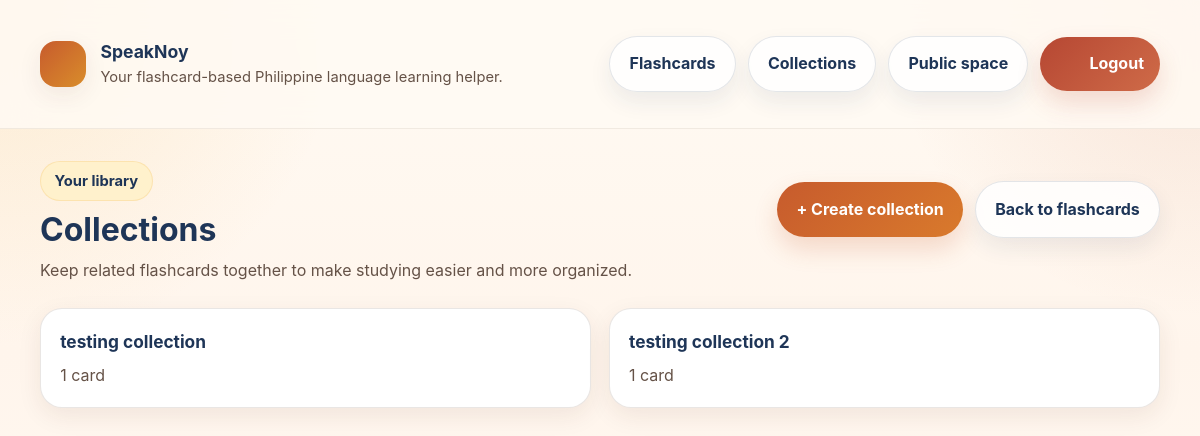
Before: /SpeakNoy/collections/ (signed in) with the older database file.
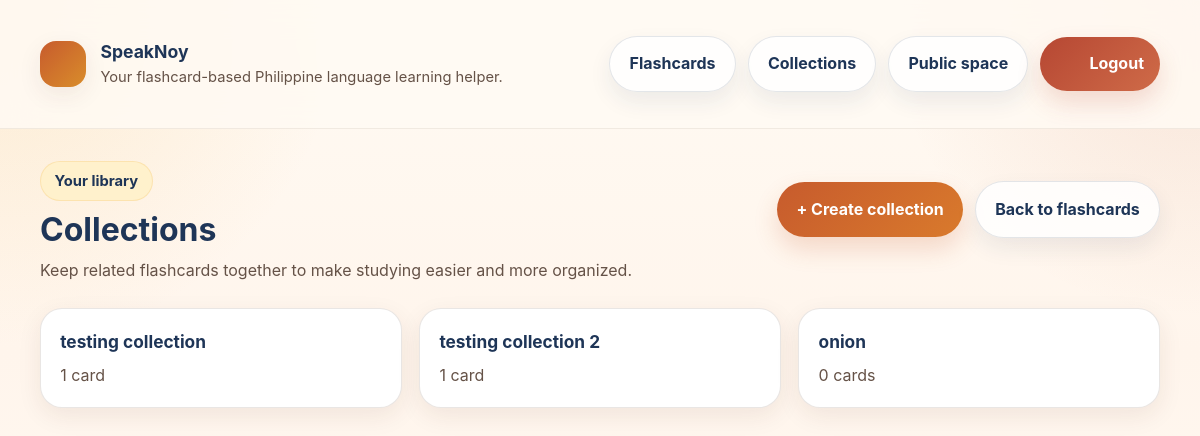
After: the same page with the newer database file.
### SpeakNoy/models.py (models this page shows, shortened)
class FlashcardCollection(models.Model):
    name = models.CharField(max_length=63)
    creator = models.ForeignKey(
        settings.AUTH_USER_MODEL,
        on_delete=models.CASCADE,
        null=True,
        blank=True
    )
    flashcards = models.ManyToManyField(
        Flashcard,
        blank=True,
        related_name='collections'
    )

### SpeakNoy/views.py (the view)
# urls.py: path('collections/', collection_list_view, name='collectionlist'),
def collection_list_view(request):
    collections = FlashcardCollection.objects.filter(creator=request.user)
    return render(request, "flashcards/collection_list.html", {"collections": collections})

### templates/flashcards/collection_list.html (shortened to what this page needs)
{% extends 'base.html' %}
{% load static %}
{% block content %}
    <div class="page-header">
        <div class="page-header-main">
            <span class="badge badge-soft">Your library</span>
            <h1 style="margin-top: 0.65rem;">Collections</h1>
            <p style="margin-top: 0.6rem;">Keep related flashcards together to make studying easier and more organized.</p>
        </div>
        <div class="page-actions">
            {% if user.is_authenticated %}
                <a href="{% url 'SpeakNoy:collectioncreate' %}" class="btn-primary">+ Create collection</a>
            {% endif %}
            <a href="{% url 'SpeakNoy:cardlist' %}" class="btn-secondary">Back to flashcards</a>
        </div>
    </div>
    <div class="review-cards">
        {% for collection in collections %}
            <div class="review-card">
                <a href="{% url 'SpeakNoy:collection' collection.pk %}">
                    <h3>{{ collection.name }}</h3>
                    <p>{{ collection.flashcards.count }} card{{ collection.flashcards.count|pluralize }}</p>
                </a>
            </div>
        {% empty %}
            <div class="empty-state">
                <h3>No collections yet</h3>
                <p>Create your first collection to start grouping cards together.</p>
            </div>
        {% endfor %}
    </div>
{% endblock %}

### templates/base.html (shortened to what this page needs)
<!DOCTYPE html>
{% load static %}
<html lang="en-US">
    <head>
        <link rel="stylesheet" href="{% static 'flashcards/style.css' %}">
    </head>
    <body>
        <div class="site-shell">
            <header class="site-header">
                <div class="header-inner">
                    <a href="{% url 'SpeakNoy:cardlist' %}" class="brand">
                        <div class="brand-mark">
                            <lord-icon
                            src="https://cdn.lordicon.com/wwsllqpi.json"
                            trigger="hover"
                            colors="primary:#ffffff"
                            style="margin-left:1px;width:35px;height:35px">
                            </lord-icon>
                        </div>
                        <div class="brand-text">
                            <h1>SpeakNoy</h1>
                            <p>Your flashcard-based Philippine language learning helper.</p>
                        </div>
                    </a>
                    <div class="header-actions">
                        {% if user.is_authenticated %}
                            <a href="{% url 'SpeakNoy:cardlist' %}" class="btn-secondary">Flashcards</a>
                            <a href="{% url 'SpeakNoy:collectionlist' %}" class="btn-secondary">Collections</a>
                            <a href="{% url 'SpeakNoy:publicspace' %}" class="btn-secondary">Public space</a>
                            <form action="{% url 'accounts:logout' %}" method="post">
                                <button type="submit" class="logout-btn">
                                    <lord-icon
                                        src="https://cdn.lordicon.com/tmoefgdy.json"
                                        trigger="hover"
                                        target=".logout-btn"
                                        colors="primary:#ffffff"
                                        style="width:25px;height:25px">
                                    </lord-icon>
                                    Logout</button>
                            </form>
                        {% else %}
                            <a href="{% url 'accounts:login' %}" class="btn-secondary">Login</a>
                            <a href="{% url 'accounts:signup' %}" class="btn-primary">Create account</a>
                        {% endif %}
                    </div>
                </div>
            </header>
            <main class="main-content">
                {% block content %}{% endblock %}
            </main>
        </div>
    </body>
</html>

Changed rows visible on the page:
added FlashcardCollection: name "onion", flashcards.count "0"
